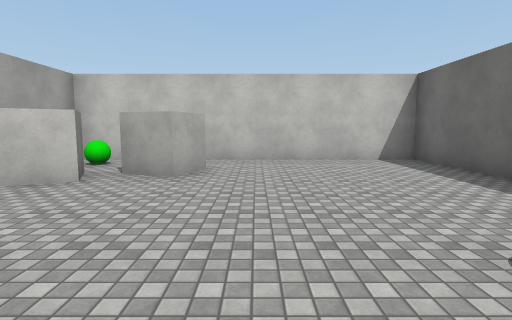
View 1 (above)

17 first-person views from a walk through a Unity game level. The camera is 1.5 m above the floor, tilts 6° down and sees 80° across. The floor is counted in squares, 2 m on a side. Each view is taken from the middle of a square. On the plan, view 1 faces up. The plan holds only what a view shows up to about 10 squares ahead; the rest is blank. The player is left out. Surface patterns are stand-ins for the level's own textures.

View 2
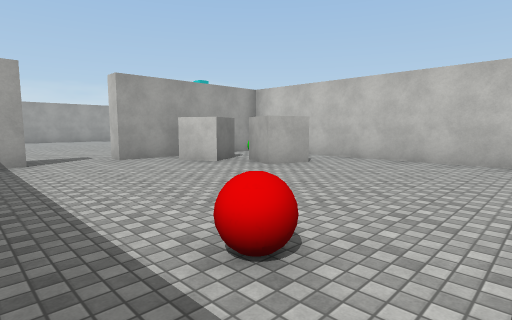

View 3
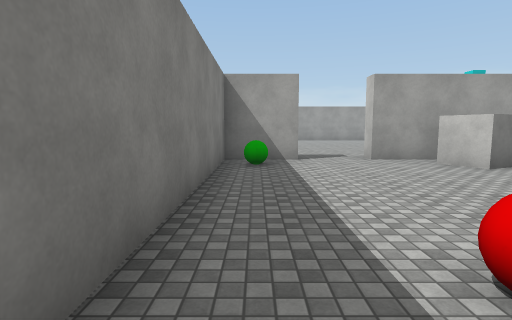

View 4
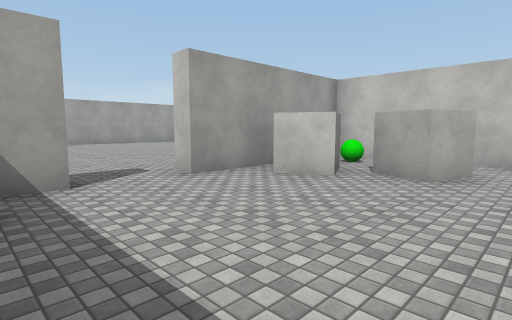

View 5
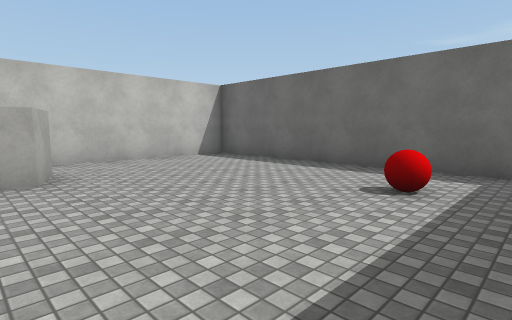

View 6
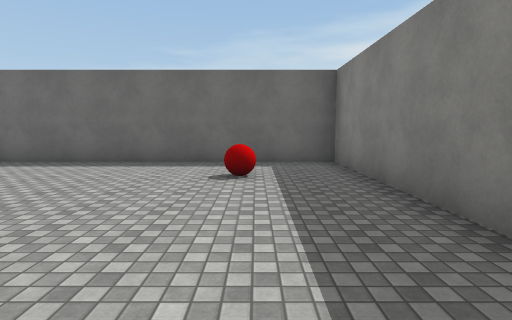

View 7
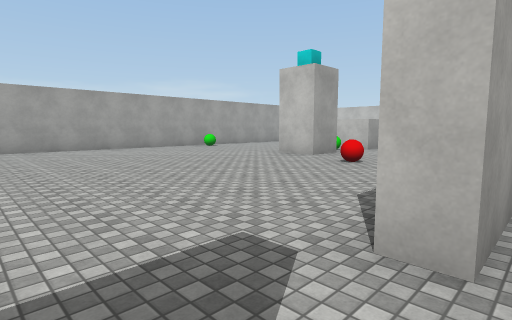

View 8
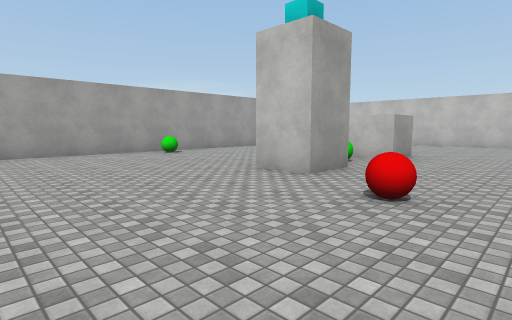

View 9
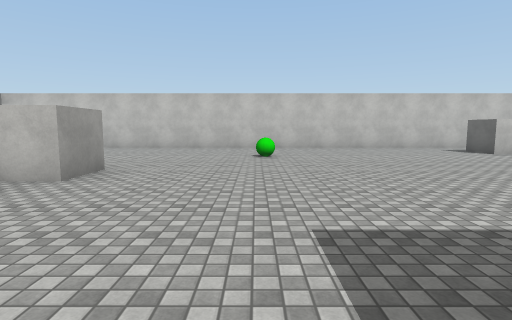

View 10
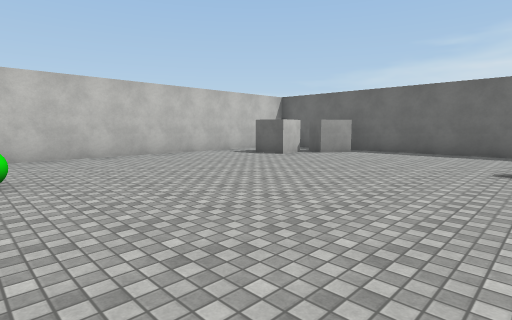

View 11
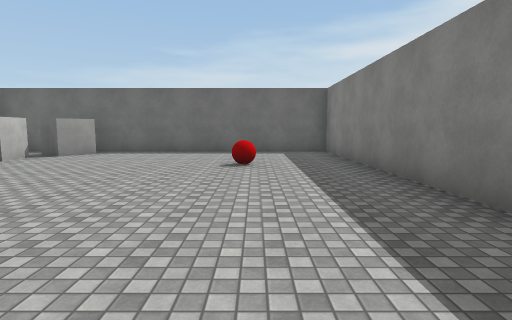

View 12
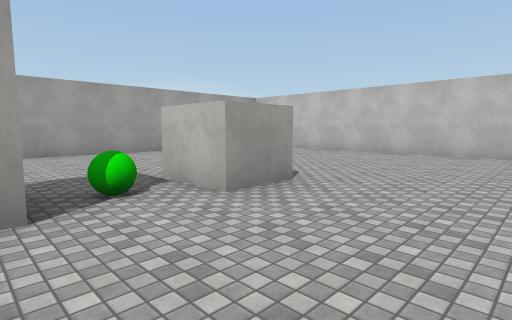

View 13
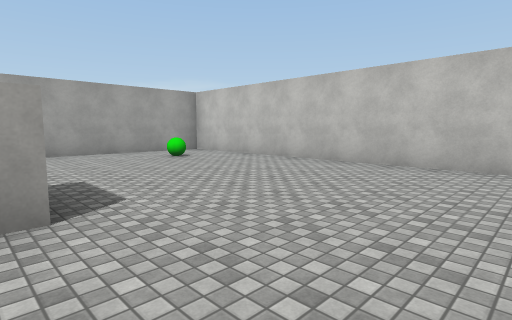

View 14
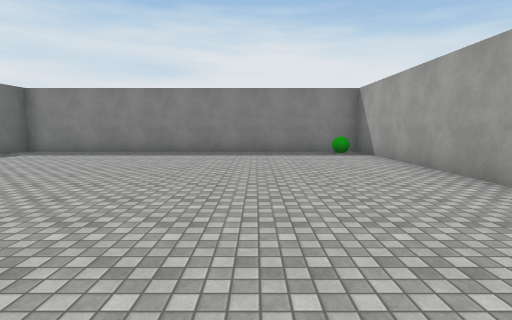

View 15
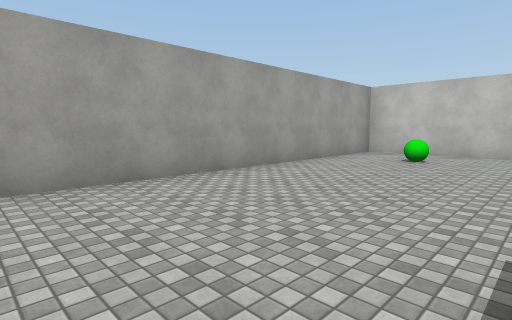

View 16
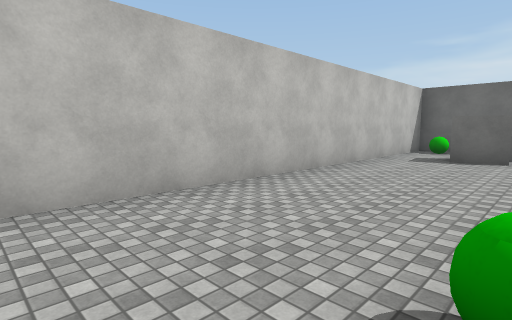

View 17
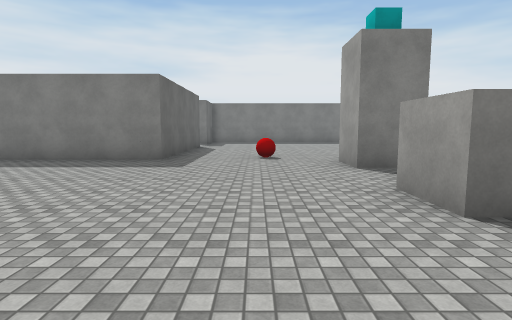

### Floor plan
Ten units are one square. View 1 is at (0, 0); x grows to the right and y downward. Boxes are objects, and circles mark ways between rooms. Rooms are numbered by the first view taken in them; rooms with no view inside come last. Other rooms are left out.
<svg viewBox="-160 -190 203 202">
<path fill="none" stroke="#000" d="M-42 -10 -42 7 38 7 38 -73 -41 -73M-42 -70 -42 -28 -48 -28M-98 -94 -87 -94 -87 -81 -101 -81M-87 -126 -87 -113 -102 -113M-48 -49 -48 -77 38 -77 38 -151M38 -168 38 -182 -152 -182 -152 7 -48 7 -48 -4"/>
<rect x="-35" y="-5" width="10" height="10" fill="#bbb"><title>other object</title></rect>
<rect x="-35" y="-55" width="10" height="20" fill="#bbb"><title>other object</title></rect>
<rect x="-35" y="-65" width="10" height="10" fill="#bbb"><title>other object</title></rect>
<rect x="-25" y="-65" width="20" height="20" fill="#bbb"><title>other object</title></rect>
<rect x="15" y="-15" width="10" height="10" fill="#bbb"><title>other object</title></rect>
<rect x="-155" y="-5" width="10" height="10" fill="#bbb"><title>other object</title></rect>
<rect x="-155" y="-95" width="10" height="10" fill="#bbb"><title>other object</title></rect>
<rect x="-135" y="-165" width="10" height="10" fill="#bbb"><title>other object</title></rect>
<rect x="-105" y="-105" width="10" height="10" fill="#bbb"><title>other object</title></rect>
<rect x="-75" y="-75" width="10" height="10" fill="#bbb"><title>other object</title></rect>
<rect x="-65" y="-155" width="10" height="10" fill="#bbb"><title>other object</title></rect>
<rect x="-5" y="-105" width="10" height="10" fill="#bbb"><title>other object</title></rect>
<rect x="5" y="-175" width="10" height="20" fill="#bbb"><title>other object</title></rect>
<rect x="15" y="-165" width="20" height="20" fill="#bbb"><title>other object</title></rect>
<rect x="25" y="-185" width="10" height="10" fill="#bbb"><title>other object</title></rect>
<circle cx="-50" cy="-15" r="3" fill="#2a7"/>
<text x="0" y="-30">1</text>
<text x="-70" y="-100">2</text>
</svg>
Room 1 opens to room 2.

Where each view was taken, in squares from view 1:
view 1: 0 up, 0 right, facing up
view 2: 0 up, 3 right, facing up-left
view 3: 0 up, 3 right, facing left
view 4: 0 up, 0 right, facing up-left
view 5: 0 up, 2 left, facing up-right
view 6: 1 up, 3 left, facing right
view 7: 1 up, 4 left, facing up-left
view 8: 4 up, 6 left, facing up-left
view 9: 7 up, 6 left, facing up
view 10: 10 up, 6 left, facing up-right
view 11: 10 up, 6 left, facing right
view 12: 9 up, 6 left, facing up-left
view 13: 12 up, 6 left, facing up-left
view 14: 9 up, 12 left, facing down
view 15: 9 up, 11 left, facing up-left
view 16: 15 up, 7 left, facing up-right
view 17: 15 up, 7 left, facing down
